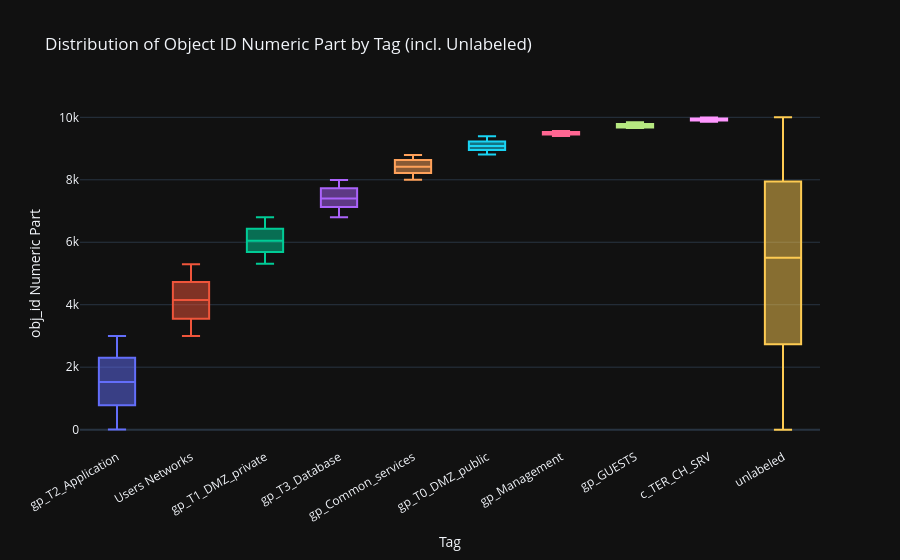

The code cell stored with this chart in its notebook:
### Code cell
# Build a dataframe of all objects with their numeric ID part and tag label
obj_series = pd.Series(list(all_obj_ids), name='obj_id')
obj_df = obj_series.to_frame()
obj_df['id_num'] = obj_df['obj_id'].str.extract(r'(\d+)$').astype(int)
obj_df['tag'] = obj_df['obj_id'].map(tag_map).fillna('unlabeled')

# Order: known tags by median id_num, then unlabeled at the end
tag_order = (
    obj_df[obj_df['tag'] != 'unlabeled']
    .groupby('tag')['id_num']
    .median()
    .sort_values()
    .index.tolist()
) + ['unlabeled']

fig = px.box(
    obj_df,
    x='tag',
    y='id_num',
    color='tag',
    category_orders={'tag': tag_order},
    title='Distribution of Object ID Numeric Part by Tag (incl. Unlabeled)',
    labels={'tag': 'Tag', 'id_num': 'obj_id Numeric Part'},
    points=False,
)
fig.update_layout(xaxis_tickangle=-30, showlegend=False)
fig.show()

### Figure 1 — Plotly figure (JSON) as saved in the notebook; plotly's stock layout.template omitted (floating-point values rounded to 4 significant figures; data arrays with more than 128 entries replaced by an {"elided": "..."} marker saying what was removed)
{"data": [{"alignmentgroup": "True", "boxpoints": false, "hovertemplate": "Tag=%{x}<br>obj_id Numeric Part=%{y}<extra></extra>", "legendgroup": "gp_T2_Application", "marker": {"color": "#636efa"}, "name": "gp_T2_Application", "notched": false, "offsetgroup": "gp_T2_Application", "orientation": "v", "showlegend": true, "x": {"elided": "1100 str values"}, "x0": " ", "xaxis": "x", "y": {"elided": "1100 int values"}, "y0": " ", "yaxis": "y", "type": "box"}, {"alignmentgroup": "True", "boxpoints": false, "hovertemplate": "Tag=%{x}<br>obj_id Numeric Part=%{y}<extra></extra>", "legendgroup": "Users Networks", "marker": {"color": "#EF553B"}, "name": "Users Networks", "notched": false, "offsetgroup": "Users Networks", "orientation": "v", "showlegend": true, "x": {"elided": "850 str values"}, "x0": " ", "xaxis": "x", "y": {"elided": "850 int values"}, "y0": " ", "yaxis": "y", "type": "box"}, {"alignmentgroup": "True", "boxpoints": false, "hovertemplate": "Tag=%{x}<br>obj_id Numeric Part=%{y}<extra></extra>", "legendgroup": "gp_T1_DMZ_private", "marker": {"color": "#00cc96"}, "name": "gp_T1_DMZ_private", "notched": false, "offsetgroup": "gp_T1_DMZ_private", "orientation": "v", "showlegend": true, "x": {"elided": "430 str values"}, "x0": " ", "xaxis": "x", "y": {"elided": "430 int values"}, "y0": " ", "yaxis": "y", "type": "box"}, {"alignmentgroup": "True", "boxpoints": false, "hovertemplate": "Tag=%{x}<br>obj_id Numeric Part=%{y}<extra></extra>", "legendgroup": "gp_T3_Database", "marker": {"color": "#ab63fa"}, "name": "gp_T3_Database", "notched": false, "offsetgroup": "gp_T3_Database", "orientation": "v", "showlegend": true, "x": {"elided": "330 str values"}, "x0": " ", "xaxis": "x", "y": {"elided": "330 int values"}, "y0": " ", "yaxis": "y", "type": "box"}, {"alignmentgroup": "True", "boxpoints": false, "hovertemplate": "Tag=%{x}<br>obj_id Numeric Part=%{y}<extra></extra>", "legendgroup": "gp_Common_services", "marker": {"color": "#FFA15A"}, "name": "gp_Common_services", "notched": false, "offsetgroup": "gp_Common_services", "orientation": "v", "showlegend": true, "x": {"elided": "170 str values"}, "x0": " ", "xaxis": "x", "y": {"elided": "170 int values"}, "y0": " ", "yaxis": "y", "type": "box"}, {"alignmentgroup": "True", "boxpoints": false, "hovertemplate": "Tag=%{x}<br>obj_id Numeric Part=%{y}<extra></extra>", "legendgroup": "gp_T0_DMZ_public", "marker": {"color": "#19d3f3"}, "name": "gp_T0_DMZ_public", "notched": false, "offsetgroup": "gp_T0_DMZ_public", "orientation": "v", "showlegend": true, "x": ["gp_T0_DMZ_public", "gp_T0_DMZ_public", "gp_T0_DMZ_public", "gp_T0_DMZ_public", "gp_T0_DMZ_public", "gp_T0_DMZ_public", "gp_T0_DMZ_public", "gp_T0_DMZ_public", "gp_T0_DMZ_public", "gp_T0_DMZ_public", "gp_T0_DMZ_public", "gp_T0_DMZ_public", "gp_T0_DMZ_public", "gp_T0_DMZ_public", "gp_T0_DMZ_public", "gp_T0_DMZ_public", "gp_T0_DMZ_public", "gp_T0_DMZ_public", "gp_T0_DMZ_public", "gp_T0_DMZ_public", "gp_T0_DMZ_public", "gp_T0_DMZ_public", "gp_T0_DMZ_public", "gp_T0_DMZ_public", "gp_T0_DMZ_public", "gp_T0_DMZ_public", "gp_T0_DMZ_public", "gp_T0_DMZ_public", "gp_T0_DMZ_public", "gp_T0_DMZ_public", "gp_T0_DMZ_public", "gp_T0_DMZ_public", "gp_T0_DMZ_public", "gp_T0_DMZ_public", "gp_T0_DMZ_public", "gp_T0_DMZ_public", "gp_T0_DMZ_public", "gp_T0_DMZ_public", "gp_T0_DMZ_public", "gp_T0_DMZ_public", "gp_T0_DMZ_public", "gp_T0_DMZ_public", "gp_T0_DMZ_public", "gp_T0_DMZ_public", "gp_T0_DMZ_public", "gp_T0_DMZ_public", "gp_T0_DMZ_public", "gp_T0_DMZ_public", "gp_T0_DMZ_public", "gp_T0_DMZ_public", "gp_T0_DMZ_public", "gp_T0_DMZ_public", "gp_T0_DMZ_public", "gp_T0_DMZ_public", "gp_T0_DMZ_public", "gp_T0_DMZ_public", "gp_T0_DMZ_public", "gp_T0_DMZ_public", "gp_T0_DMZ_public", "gp_T0_DMZ_public", "gp_T0_DMZ_public", "gp_T0_DMZ_public", "gp_T0_DMZ_public", "gp_T0_DMZ_public", "gp_T0_DMZ_public", "gp_T0_DMZ_public", "gp_T0_DMZ_public", "gp_T0_DMZ_public", "gp_T0_DMZ_public", "gp_T0_DMZ_public", "gp_T0_DMZ_public", "gp_T0_DMZ_public", "gp_T0_DMZ_public", "gp_T0_DMZ_public", "gp_T0_DMZ_public", "gp_T0_DMZ_public", "gp_T0_DMZ_public", "gp_T0_DMZ_public", "gp_T0_DMZ_public", "gp_T0_DMZ_public", "gp_T0_DMZ_public", "gp_T0_DMZ_public", "gp_T0_DMZ_public", "gp_T0_DMZ_public", "gp_T0_DMZ_public", "gp_T0_DMZ_public", "gp_T0_DMZ_public", "gp_T0_DMZ_public", "gp_T0_DMZ_public", "gp_T0_DMZ_public"], "x0": " ", "xaxis": "x", "y": [8995, 9089, 9319, 8931, 9032, 9065, 9178, 9091, 9103, 9045, 8963, 8952, 9165, 8853, 9127, 9039, 8964, 9162, 9034, 9258, 8958, 9094, 9038, 9135, 9217, 8934, 9256, 9057, 8938, 9142, 9226, 9327, 9368, 9079, 9355, 9324, 8890, 9092, 9090, 8895, 8815, 8948, 9158, 9005, 9117, 9328, 8846, 8926, 9303, 9072, 9149, 9218, 8829, 9383, 9350, 9343, 9016, 9198, 9098, 8973, 9026, 9366, 9334, 9392, 9121, 9023, 8807, 8988, 9364, 8951, 9359, 9222, 8868, 9061, 9311, 9316, 9113, 8878, 8971, 9261, 9051, 8840, 8823, 8932, 8946, 8904, 8923, 8835, 9230, 9390], "y0": " ", "yaxis": "y", "type": "box"}, {"alignmentgroup": "True", "boxpoints": false, "hovertemplate": "Tag=%{x}<br>obj_id Numeric Part=%{y}<extra></extra>", "legendgroup": "gp_Management", "marker": {"color": "#FF6692"}, "name": "gp_Management", "notched": false, "offsetgroup": "gp_Management", "orientation": "v", "showlegend": true, "x": ["gp_Management", "gp_Management", "gp_Management", "gp_Management", "gp_Management", "gp_Management", "gp_Management", "gp_Management", "gp_Management", "gp_Management", "gp_Management", "gp_Management"], "x0": " ", "xaxis": "x", "y": [9492, 9475, 9526, 9441, 9542, 9457, 9458, 9403, 9520, 9446, 9560, 9540], "y0": " ", "yaxis": "y", "type": "box"}, {"alignmentgroup": "True", "boxpoints": false, "hovertemplate": "Tag=%{x}<br>obj_id Numeric Part=%{y}<extra></extra>", "legendgroup": "gp_GUESTS", "marker": {"color": "#B6E880"}, "name": "gp_GUESTS", "notched": false, "offsetgroup": "gp_GUESTS", "orientation": "v", "showlegend": true, "x": ["gp_GUESTS", "gp_GUESTS", "gp_GUESTS", "gp_GUESTS", "gp_GUESTS", "gp_GUESTS", "gp_GUESTS", "gp_GUESTS", "gp_GUESTS", "gp_GUESTS"], "x0": " ", "xaxis": "x", "y": [9678, 9722, 9846, 9811, 9783, 9669, 9733, 9709, 9770, 9656], "y0": " ", "yaxis": "y", "type": "box"}, {"alignmentgroup": "True", "boxpoints": false, "hovertemplate": "Tag=%{x}<br>obj_id Numeric Part=%{y}<extra></extra>", "legendgroup": "c_TER_CH_SRV", "marker": {"color": "#FF97FF"}, "name": "c_TER_CH_SRV", "notched": false, "offsetgroup": "c_TER_CH_SRV", "orientation": "v", "showlegend": true, "x": ["c_TER_CH_SRV", "c_TER_CH_SRV", "c_TER_CH_SRV", "c_TER_CH_SRV", "c_TER_CH_SRV", "c_TER_CH_SRV", "c_TER_CH_SRV", "c_TER_CH_SRV"], "x0": " ", "xaxis": "x", "y": [9861, 9876, 9917, 9998, 9939, 9947, 9936, 9985], "y0": " ", "yaxis": "y", "type": "box"}, {"alignmentgroup": "True", "boxpoints": false, "hovertemplate": "Tag=%{x}<br>obj_id Numeric Part=%{y}<extra></extra>", "legendgroup": "unlabeled", "marker": {"color": "#FECB52"}, "name": "unlabeled", "notched": false, "offsetgroup": "unlabeled", "orientation": "v", "showlegend": true, "x": {"elided": "7000 str values"}, "x0": " ", "xaxis": "x", "y": {"elided": "7000 int values"}, "y0": " ", "yaxis": "y", "type": "box"}], "layout": {"xaxis": {"anchor": "y", "domain": [0.0, 1.0], "title": {"text": "Tag"}, "categoryorder": "array", "categoryarray": ["gp_T2_Application", "Users Networks", "gp_T1_DMZ_private", "gp_T3_Database", "gp_Common_services", "gp_T0_DMZ_public", "gp_Management", "gp_GUESTS", "c_TER_CH_SRV", "unlabeled"], "tickangle": -30}, "yaxis": {"anchor": "x", "domain": [0.0, 1.0], "title": {"text": "obj_id Numeric Part"}}, "legend": {"title": {"text": "Tag"}, "tracegroupgap": 0}, "title": {"text": "Distribution of Object ID Numeric Part by Tag (incl. Unlabeled)"}, "boxmode": "overlay", "showlegend": false}}
